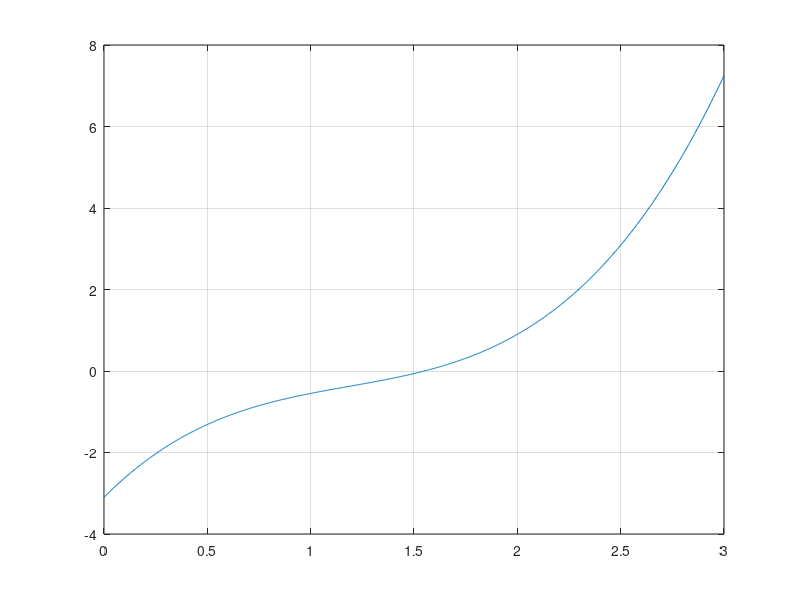

Write MATLAB code to recreate this figure.
P = [1, -3.55, 5.1, -3.1];
x = linspace(0,3,1000);
F = polyval(P,x);
plot(x,F); grid on
format short
R = roots(P);
disp(R);